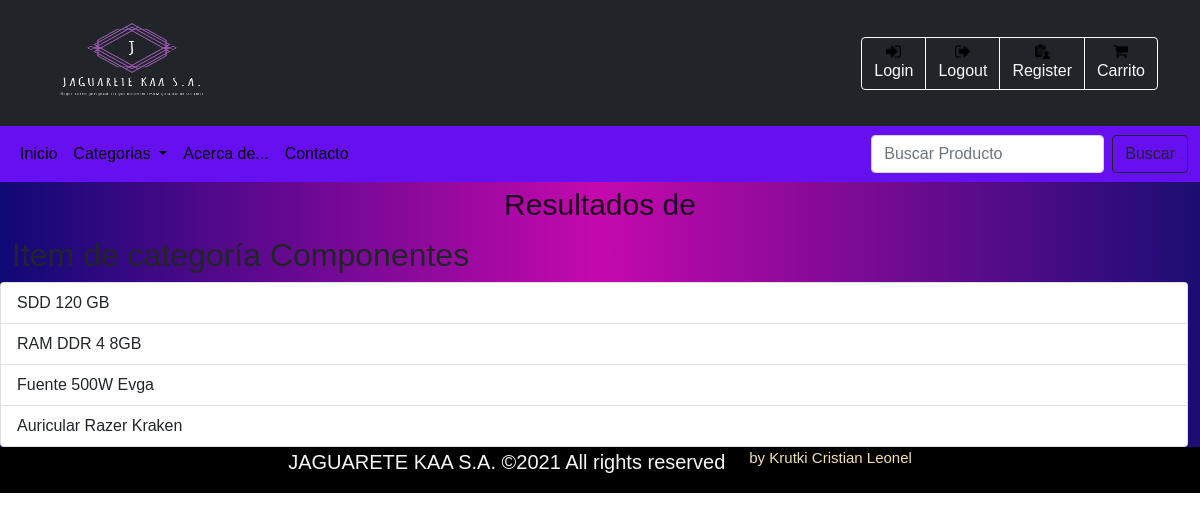
The page /JAGWEB/search/1 on the database its author committed.
### JAGWEB/models.py (models this page shows, shortened)
class Categoria(models.Model):
    nombre=models.CharField(max_length=64) #Nombre de la categoria

class Producto (models.Model):
    nombre = models.CharField(max_length=180) #nombre del producto 180 caracteres max
    descripcion = models.TextField() #descripcion breve del producto 250 caracteres
    categoria = models.ForeignKey(Categoria,on_delete=models.CASCADE,related_name="categ") #categoria referenciada
    precio=models.FloatField() #precio del producto en float
    imagen= models.ImageField(upload_to='products/', default='products/default.png')   #imagen del producto

### JAGWEB/views.py (the view)
# urls.py: path('search/<int:id_category>', views.search_category, name="search_category"),
def search_category(request, id_category):
    return render(request,"searchResoult.html",{
        'una_categoria': Categoria.objects.get(id=id_category),
        'lst_productos': Producto.objects.filter(categoria=id_category)
    })

### JAGWEB/context_processors.py (called while the page is built)
def cat_menu(request):
    categorias = Categoria.objects.all()
    return{
        'list_category': categorias
    }

### JAGWEB/templates/searchResoult.html
{% extends "layout.html" %} {% load static %} {% block body %}
<div class="row">
    <h1>Resultados de </h1>
    <h2>Item de categor&iacute;a {{una_categoria.nombre}} </h2>
    <div class="list-group">
        {% for un_producto in lst_productos %}
        <a href="{% url 'product' un_producto.id %}" class="list-group-item list-group-item-action">{{un_producto.nombre}}</a> {% endfor %}
    </div>
</div>
{% endblock %}

### JAGWEB/static/css/style.css (style rules this page uses)
* { box-sizing: border-box; }
body { font-family: Arial, Helvetica, sans-serif; margin: 0; }
h1 { font-size: 30px; font-family: Verdana, Geneva, Tahoma, sans-serif; color: rgba(0, 0, 0, 0.829); text-align: center; padding: 5px; }

### rows shown on the page
Categoria: nombre "Componentes"
Producto: nombre "SDD 120 GB"
Producto: nombre "RAM DDR 4 8GB"
Producto: nombre "Fuente 500W Evga"
Producto: nombre "Auricular Razer Kraken"
